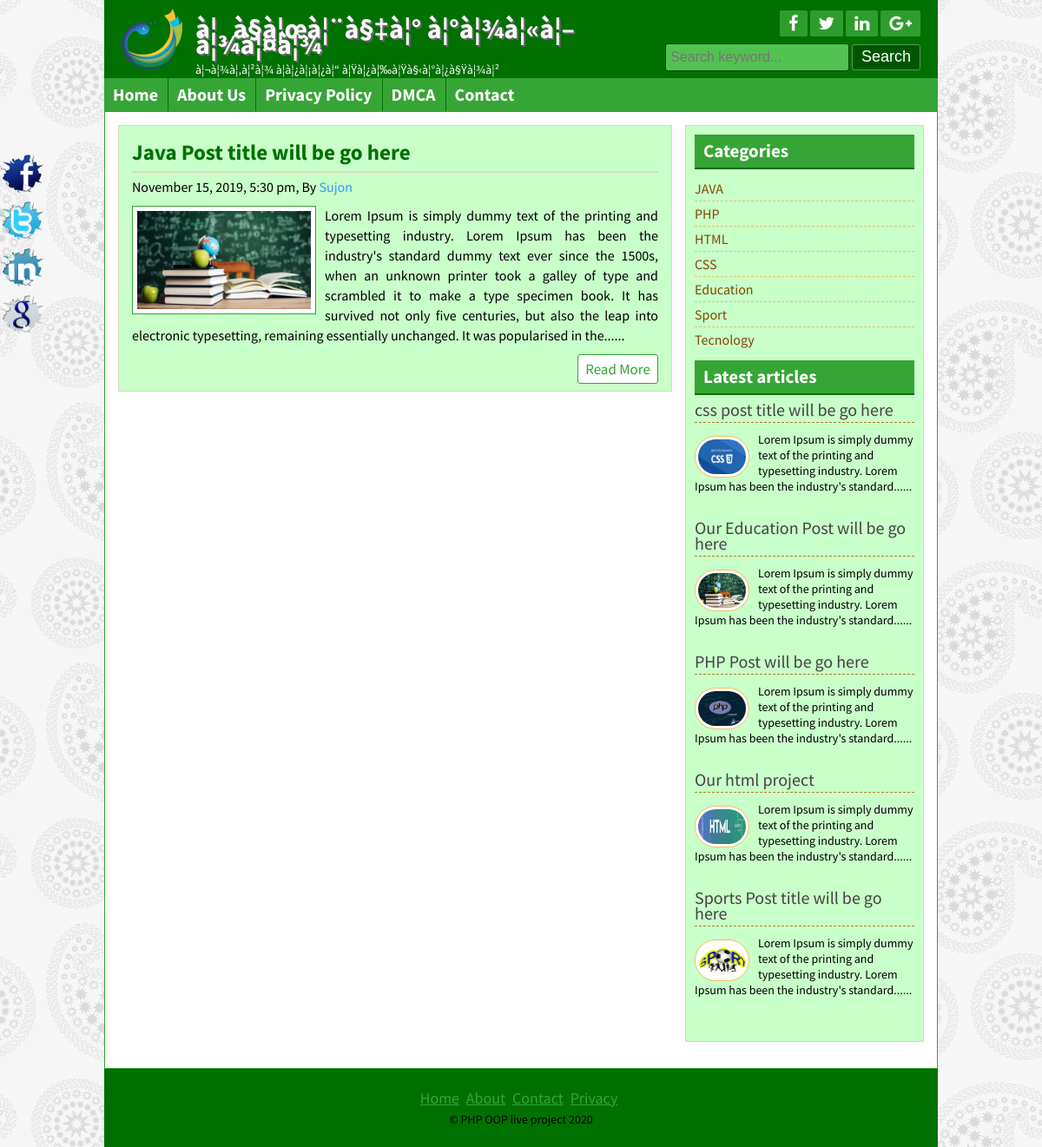
/posts.php?category=1, run on the app's committed database.
### tables this page shows
CREATE TABLE `title_slogan` (
  `id` int(11) NOT NULL,
  `title` varchar(255) NOT NULL,
  `slogan` varchar(255) NOT NULL,
  `logo` varchar(255) NOT NULL
);

CREATE TABLE `tbl_social` (
  `id` int(11) NOT NULL,
  `fb` varchar(255) NOT NULL,
  `tw` varchar(255) NOT NULL,
  `ln` varchar(255) NOT NULL,
  `gp` varchar(255) NOT NULL
);

CREATE TABLE `tbl_page` (
  `id` int(11) NOT NULL,
  `name` varchar(255) NOT NULL,
  `body` text NOT NULL
);

CREATE TABLE `tbl_post` (
  `id` int(11) NOT NULL,
  `userid` int(11) NOT NULL,
  `cat` varchar(50) NOT NULL,
  `title` varchar(50) NOT NULL,
  `body` text NOT NULL,
  `image` varchar(255) NOT NULL,
  `author` varchar(50) NOT NULL,
  `tags` varchar(255) NOT NULL,
  `date` timestamp NOT NULL DEFAULT current_timestamp()
);

CREATE TABLE `tbl_catagory` (
  `id` int(11) NOT NULL,
  `name` varchar(50) NOT NULL
);

CREATE TABLE `tbl_footer` (
  `id` int(11) NOT NULL,
  `note` varchar(255) NOT NULL
);

### lib/Database.php (called while the page is built, shortened)
<?php
Class Database{
	public $host   = DB_HOST;
	public $user   = DB_USER;
	public $pass   = DB_PASS;
	public $dbname = DB_NAME;
	public $link;
	private function connectDB(){
	$this->link = new mysqli($this->host, $this->user, $this->pass, $this->dbname);
 }
	public function select($query){
		$result = $this->link->query($query) or die($this->link->error.__LINE__);
		if($result->num_rows > 0){
			return $result;
		} else {
			return false;
		}
	}
}

### helpers/Format.php (called while the page is built, shortened)
<?php
class Format{
	public function formatDate($date){
		return date('F j, Y, g:i a',strtotime($date));
	}
		public function textShorten($text, $limit = 400){
		$text = $text. " ";
		$text = substr($text, 0,$limit);
		$text = substr($text, 0,strrpos($text, ' '));
		$text = $text. "......";
		return $text;
	}
}
?>

### posts.php (the view)
<?php include 'inc/header.php';?>
<?php
	if(!isset($_GET['category']) || $_GET['category'] == NULL){
		header("Location:404.php");
	} else{
		$id = $_GET['category'];
	}
?>
	<div class="contentsection contemplete clear">
		<div class="maincontent clear">
				<?php
					$query = "select * from tbl_post where cat=$id";
					$post = $db -> select($query);
					if($post){
					while($result = $post->fetch_assoc()){
				?>
				<div class="samepost clear">
				<h2><a href="post.php?id=<?php echo $result['id']; ?>"><?php echo $result['title']; ?></a></h2>
				<h4><?php echo $fm->formatDate($result['date']); ?>, By <a href="#"><?php echo $result['author']; ?></a></h4>
				 <a href="#"><img src="admin/<?php echo $result['image']; ?>" alt="post image"/></a>
				<?php echo $fm->textShorten($result['body']); ?>
				<div class="readmore clear">
					<a href="post.php?id=<?php echo $result['id']; ?>">Read More</a>
				</div>
			</div>
					<?php } } else { ?>
						<h3>No Post Available in this category.</h3>
					<?php } ?>
		</div>
		<?php include "inc/sidebar.php";?>
		<?php include 'inc/footer.php';?>

### inc/header.php (shortened to what this page needs)
<?php include 'lib/Database.php';?>
<?php include 'helpers/Format.php';?>
<?php
	$db = new Database();
	$fm = new Format();
?>
<!DOCTYPE html>
<html>
<head>
	<?php include 'scripts/css.php'; ?>
</head>
<body>
	<div class="headersection templete clear">
		<a href="index.php">
			<div class="logo">
<?php
	$query = "select * from title_slogan where id='1' ";
	$blog_title = $db->select($query);
	if($blog_title){
	while($result = $blog_title->fetch_assoc()){
?>
				<img src="admin/<?php echo $result['logo']; ?>" alt="Logo"/>
				<h2><?php echo $result['title']; ?></h2>
				<p><?php echo $result['slogan']; ?></p>
	<?php }} ?>
			</div>
		</a>
		<div class="social clear">
			<div class="icon clear">
	<?php
		$query = "select * from tbl_social where id='1'";
		$socialmedia = $db->select($query);
		if($socialmedia){
		while($result = $socialmedia->fetch_assoc()){
	?>
				<a href="<?php echo $result['fb'];?>" target="_blank"><i class="fa fa-facebook"></i></a>
				<a href="<?php echo $result['tw'];?>" target="_blank"><i class="fa fa-twitter"></i></a>
				<a href="<?php echo $result['ln'];?>" target="_blank"><i class="fa fa-linkedin"></i></a>
				<a href="<?php echo $result['gp'];?>" target="_blank"><i class="fa fa-google-plus"></i></a>
    <?php } } ?>
			</div>
			<div class="searchbtn clear">
			<form action="search.php" method="get">
				<input type="text" name="search" placeholder="Search keyword..."/>
				<input type="submit" name="submit" value="Search"/>
			</form>
			</div>
		</div>
	</div>
<div class="navsection templete">
	<?php
		$path = $_SERVER['SCRIPT_FILENAME'];
		$currentpage = basename($path, '.php');
	?>
	<ul>
		<li><a
		<?php if ($currentpage == 'index') {echo 'id="active"';}?>
		href="index.php">Home</a></li>
<?php
	$query = "select * from tbl_page";
	$pages = $db->select($query);
	if($pages){
	while($result = $pages->fetch_assoc()){
?>
<li><a
		<?php
			if(isset($_GET['pageid']) && $_GET['pageid'] == $result['id']){
				echo 'id="active"';
			}
		?>
href="page.php?pageid=<?php echo $result['id']; ?>"><?php echo $result['name']; ?></a> </li>
<?php } } ?>
		<li><a <?php if ($currentpage == 'contact') {echo 'id="active"';}?> href="contact.php">Contact</a></li>
	</ul>
</div>

### inc/sidebar.php
<div class="sidebar clear">
			<div class="samesidebar clear">
				<h2>Categories</h2>
					<ul>
				<?php
				$query = "select * from tbl_catagory";
				$category = $db -> select($query);
				if($category){
				while($result = $category->fetch_assoc()){
				?>
						<li><a href="posts.php?category=<?php echo $result['id']; ?>"><?php echo $result['name']; ?></a></li>
						<?php } } else { ?>
							<li>No Category Created</li>
						<?php } ?>
					</ul>
			</div>
			<div class="samesidebar clear">
				<h2>Latest articles</h2>
				<?php
					$query = "select * from tbl_post limit 5";
					$post = $db -> select($query);
					if($post){
					while($result = $post->fetch_assoc()){
				?>
					<div class="popular clear">
						<h3><a href="post.php?id=<?php echo $result['id']; ?>"><?php echo $result['title']; ?></a></h3>
						<a href="post.php?id=<?php echo $result['id']; ?>"><img src="admin/<?php echo $result['image']; ?>" alt="post image"/></a>
						<?php echo $fm->textShorten($result['body'], 125); ?>
					</div>
				<?php } } else { header("Location:404.php");} ?>
			</div>
		</div>

### inc/footer.php (shortened to what this page needs)
</div>
	<div class="footersection templete clear">
	  <div class="footermenu clear">
		<ul>
			<li><a href="index.php">Home</a></li>
			<li><a href="about.php">About</a></li>
			<li><a href="contact.php">Contact</a></li>
			<li><a href="#">Privacy</a></li>
		</ul>
	  </div>
<?php
	$query = "select * from tbl_footer where id='1'";
	$footernote = $db->select($query);
	if($footernote){
	while($result = $footernote->fetch_assoc()){
?>
	  <p>&copy; <?php echo $result['note']; ?> <?php echo date('Y'); ?></p>
<?php } } ?>
	</div>
	<div class="fixedicon clear">
	<?php
		$query = "select * from tbl_social where id='1'";
		$socialmedia = $db->select($query);
		if($socialmedia){
		while($result = $socialmedia->fetch_assoc()){
	?>
		<a href="<?php echo $result['fb'];?>" target="_blank"><img src="images/fb.png" alt="Facebook"/></a>
		<a href="<?php echo $result['tw'];?>" target="_blank"><img src="images/tw.png" alt="Twitter"/></a>
		<a href="<?php echo $result['ln'];?>" target="_blank"><img src="images/in.png" alt="LinkedIn"/></a>
		<a href="<?php echo $result['gp'];?>" target="_blank"><img src="images/gl.png" alt="GooglePlus"/></a>
	<?php } } ?>
	</div>
</body>
</html>

### theme/green.css (style rules this page uses)
.headersection,.footersection { background: #007000 none repeat scroll 0 0; }
.icon a { background: #2d9d2d none repeat scroll 0 0; }
.searchbtn input[type="text"] { background: #52c252 none repeat scroll 0 0; border: 1px solid #034703; }
.searchbtn input[type="submit"] { border: 1px solid #549854; }
input[type="submit"] { background: #005600 none repeat scroll 0 0;border: 1px solid #52c252; }
.navsection { background: none repeat scroll 0 0 #35a535; }
.navsection ul li { border-left: 1px solid #007000;border-right: 1px solid #38a838; }
.samepost h2 a { color: #007000; }
.maincontent,.sidebar { background: #C9FFC9 none repeat scroll 0 0; }
.samepost img { border: 1px solid #35A535; }
.contentsection { border: 1px solid #35A535; }
.samesidebar h2 { background: #35a535 none repeat scroll 0 0; border-bottom: 2px solid #007000;color: #fff; }
.readmore a { border: 1px solid #35a535;color: #35a535; }
.footermenu ul li a { color: #35A535; }
.samepost h2, .about h2 { color: #007000; }

### data on the page
title_slogan: logo (picture), title "à¦¸à§à¦œà¦¨à§‡à¦° à¦°à¦¾à¦«à¦–à¦¾à¦¤à¦¾", slogan "à¦¬à¦¾à¦‚à¦²à¦¾ à¦­à¦¿à¦¡à¦¿à¦“ à¦Ÿà¦¿à¦‰à¦Ÿà§‹à¦°à¦¿à§Ÿà¦¾à¦²"
tbl_page: name "About Us"
tbl_page: name "Privacy Policy"
tbl_page: name "DMCA"
tbl_post: title "Java Post title will be go here", date "November 15, 2019, 5:30 pm", author "Sujon", image (picture), body "Lorem Ipsum is simply dummy text of the printing and typesetting industry. Lorem Ipsum has been the industry's standard dummy text ever since the 1500s, when an unknown printer took a galley of type and scrambled it to make a type specimen book. It has survived not only five centuries, but also the leap into electronic typesetting, remaining essentially unchanged. It was popularised in the......"
tbl_catagory: name "JAVA"
tbl_catagory: name "PHP"
tbl_catagory: name "HTML"
tbl_catagory: name "CSS"
tbl_catagory: name "Education"
tbl_catagory: name "Sport"
tbl_catagory: name "Tecnology"
tbl_post: title "css post title will be go here", image (picture), body "Lorem Ipsum is simply dummy text of the printing and typesetting industry. Lorem Ipsum has been the industry's standard......"
tbl_post: title "Our Education Post will be go here", image (picture), body "Lorem Ipsum is simply dummy text of the printing and typesetting industry. Lorem Ipsum has been the industry's standard......"
tbl_post: title "PHP Post will be go here", image (picture), body "Lorem Ipsum is simply dummy text of the printing and typesetting industry. Lorem Ipsum has been the industry's standard......"
tbl_post: title "Our html project", image (picture), body "Lorem Ipsum is simply dummy text of the printing and typesetting industry. Lorem Ipsum has been the industry's standard......"
tbl_post: title "Sports Post title will be go here", image (picture), body "Lorem Ipsum is simply dummy text of the printing and typesetting industry. Lorem Ipsum has been the industry's standard......"
tbl_footer: note "PHP OOP live project"
